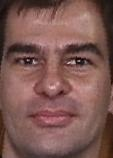
#> input picture Support_Vector_Machines/Faces/Training_images/person01_12_.jpg, 113 x 158 px; its folder holds 4 pictures in this run
$ jupyter execute --allow-errors 'Face Detection.ipynb'   (shell and % lines are left out)
#> lines starting #> are read from the running program, lines starting #| are printed output that depends on the picture
[cell 1]
import os
import numpy as np
import pandas as pd
import seaborn as sns
import matplotlib.pyplot as plt
from scipy.stats import uniform
from mpl_toolkits.mplot3d import Axes3D
from scipy import stats
from sklearn.cluster import KMeans
from sklearn.preprocessing import MinMaxScaler, StandardScaler
from sklearn.cluster import SpectralClustering
from sklearn.model_selection import train_test_split
from sklearn.metrics import classification_report
from sklearn.metrics import confusion_matrix, accuracy_score
from sklearn import preprocessing
from sklearn.linear_model import LogisticRegression
from sklearn import svm
from sklearn.model_selection import RandomizedSearchCV
import matplotlib.image as mpimg
from skimage import data, color, io, filters, morphology,transform, exposure, feature
from scipy import ndimage
from skimage.io import imread, imshow
from sklearn import linear_model, datasets
from sklearn import model_selection
from sklearn.ensemble import BaggingClassifier
from sklearn.tree import DecisionTreeClassifier
from sklearn.ensemble import AdaBoostClassifier
from sklearn.ensemble import RandomForestClassifier
from sklearn.multiclass import OneVsRestClassifier
from sklearn.decomposition import PCA

[cell 2]
# Getting train and test data
training_images = [] # empty list
test_images = [] # empty list
y_train = [] # empty list
y_test = [] # empty list

path = "./Faces/Training_images/"
valid_images = [".jpg",".gif",".png"]

for f in os.listdir(path):
    ext = os.path.splitext(f)[1]
    if ext.lower() not in valid_images:
        continue
    training_images.append(imread(os.path.join(path,f),as_gray=True))
    y_train.append(int(f[6:8]))

path = "./Faces/Test_images/"
#> path = './Faces/Test_images/'
valid_images = [".jpg",".gif",".png"]
#> (the rest of this cell did not finish here and is left out)

[cell 3]
#TRAINSET IS FULLY BALANCED
df=pd.DataFrame(y_train, columns=['y'])
plt.figure(figsize=(20,10))
sns.countplot(x='y', data=df)
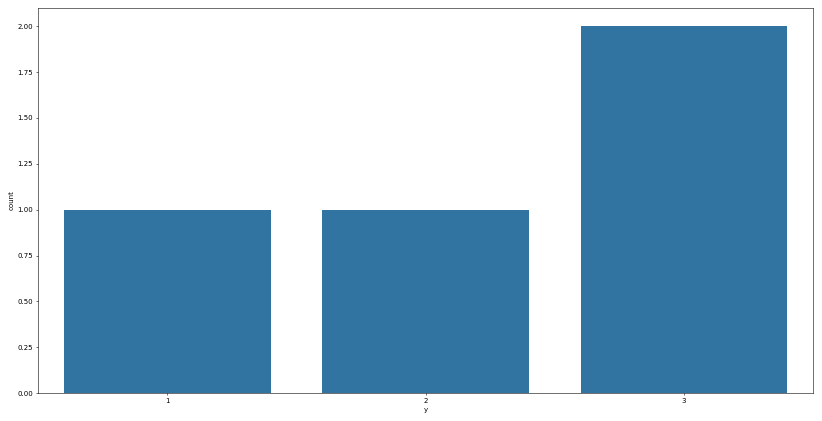
#> figure drawn by matplotlib, 1 panel; tallest bar 2 high, from x = 1.6 to 2.4
